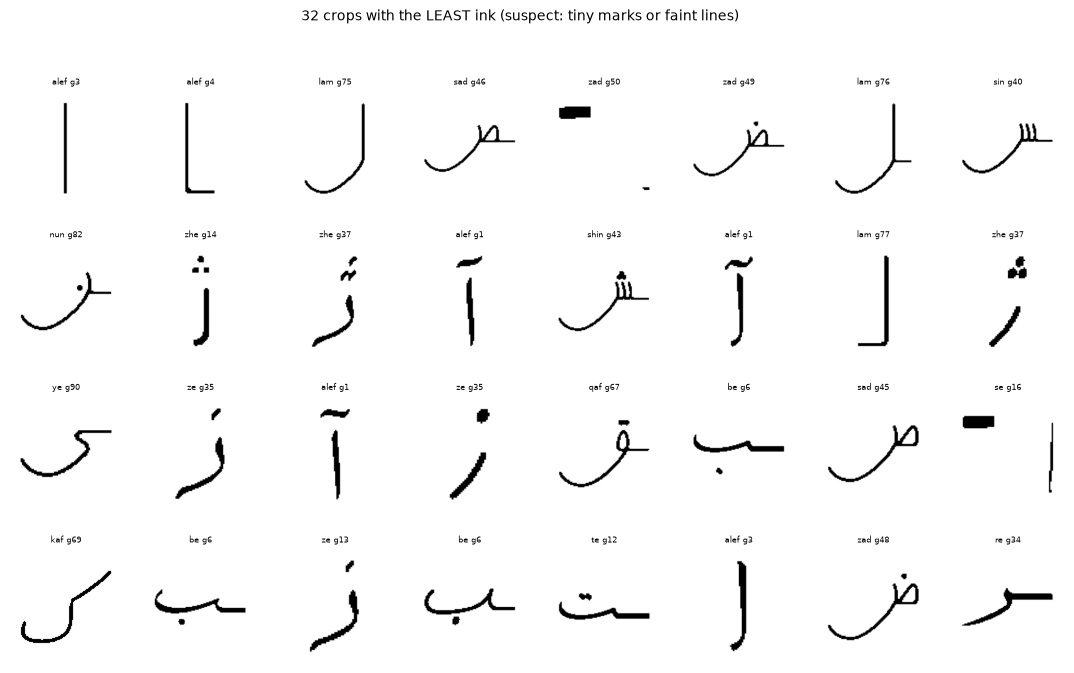
#> input picture reports/inputs_least_ink.png, 1074 x 673 px
$ python -i preprocess.py   (imports and definitions only)
#> lines starting #> are read from the running program, lines starting #| are printed output that depends on the picture; after the words box and inside, x2 and y2 are one past the last pixel; in counts of white or black regions, pixels touching at a corner belong together
"""Image validation, character detection/cropping, resize and normalisation.

- Crop uses the union bounding box of ALL ink components above a tiny area, so dots
  (nuqta) and detached strokes stay inside the crop.
- Square padding keeps aspect ratio (no stretching).
- Polarity is auto-detected. Output crop is DARK ink on WHITE, out_size x out_size.
"""
from pathlib import Path
import cv2
import numpy as np
from PIL import Image

ALLOWED_EXT = {".png", ".jpg", ".jpeg", ".bmp"}
MIN_SIDE, MAX_SIDE = 16, 8000
IMAGENET_MEAN = np.array([0.485, 0.456, 0.406], dtype=np.float32)
IMAGENET_STD = np.array([0.229, 0.224, 0.225], dtype=np.float32)


class InvalidImageError(ValueError):
    pass


def load_image(path_or_array):
    """Return a grayscale uint8 array. Validates format and size."""
#> called with path_or_array = '../reports/inputs_least_ink.png'
    if isinstance(path_or_array, (str, Path)):
        p = Path(path_or_array)
        if p.suffix.lower() not in ALLOWED_EXT:
            raise InvalidImageError(f"Unsupported format '{p.suffix}'. Use PNG, JPG, JPEG or BMP.")
        if not p.exists():
            raise InvalidImageError(f"File not found: {p}")
        try:
            with Image.open(p) as im:
#> im is the input picture: PIL image 1074x673 RGBA; mean R, G, B, A 248.7, 248.7, 248.7, 255
                im = im.convert("RGBA")
                bg = Image.new("RGBA", im.size, (255, 255, 255, 255))
#> bg: PIL image 1074x673 RGBA; every value is 255
                arr = np.array(Image.alpha_composite(bg, im).convert("L"))  # transparent -> white
        except Exception as e:
            raise InvalidImageError(f"Cannot read image: {e}")
    else:
        arr = np.asarray(path_or_array)
        if arr.ndim == 3:
            arr = cv2.cvtColor(arr[..., :3], cv2.COLOR_RGB2GRAY)
        arr = arr.astype(np.uint8)
    h, w = arr.shape[:2]
#> h = 673; w = 1074
    if min(h, w) < MIN_SIDE or max(h, w) > MAX_SIDE:
        raise InvalidImageError(f"Image size {w}x{h} outside [{MIN_SIDE}, {MAX_SIDE}] px.")
    return arr


def binarize(gray):
    """Otsu threshold -> ink mask (255 = ink). Polarity auto-detected from border pixels."""
    blur = cv2.GaussianBlur(gray, (3, 3), 0)
    _, mask = cv2.threshold(blur, 0, 255, cv2.THRESH_BINARY_INV + cv2.THRESH_OTSU)
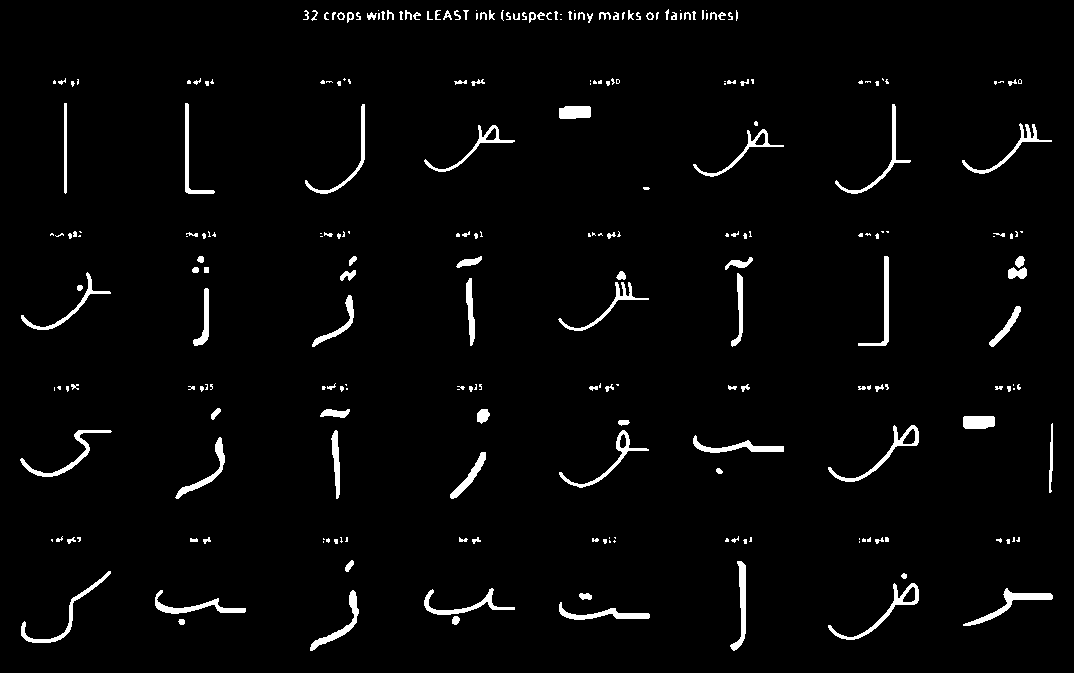
#> mask: shape (673, 1074); 2.8% white; 258 white regions (129 under 20 px), largest, box (x1, y1, x2, y2) and area: (963, 588, 1053, 626) 635, (828, 583, 919, 640) 618, (828, 425, 919, 482) 607
    border = np.concatenate([mask[0], mask[-1], mask[:, 0], mask[:, -1]])
#> border = 3494 values from 0 to 0
    if border.mean() > 127:  # border is "ink" -> background was dark, flip
        mask = 255 - mask
    return mask


def find_character_bbox(mask, min_area_frac=1e-4):
    """Union bbox of all ink components (keeps dots/strokes). (x0,y0,x1,y1) or None."""
#> called with min_area_frac = 0.0001
    n, _, stats, _ = cv2.connectedComponentsWithStats(mask, connectivity=8)
#> n = 259; stats = 259 rows, first 6: [0, 0, 1074, 673, 702231], [665, 9, 4, 11, 25], [303, 10, 6, 10, 27], [311, 10, 7, 11, 30], [378, 10, 1, 1, 1], [381, 11, 4, 9, 22]
    min_area = max(4, int(min_area_frac * mask.size))
#> min_area = 72
    boxes = [(s[0], s[1], s[0] + s[2], s[1] + s[3]) for s in stats[1:] if s[4] >= min_area]
#> boxes = 40 items, first 6: (64, 103, 67, 194), (185, 103, 215, 194), (305, 104, 365, 194), (835, 104, 911, 194), (559, 106, 591, 119), (962, 123, 1052, 174)
    if not boxes:
        return None
    b = np.array(boxes)
#> b = 40 rows, first 6: [64, 103, 67, 194], [185, 103, 215, 194], [305, 104, 365, 194], [835, 104, 911, 194], [559, 106, 591, 119], [962, 123, 1052, 174]
    return int(b[:, 0].min()), int(b[:, 1].min()), int(b[:, 2].max()), int(b[:, 3].max())


def preprocess(path_or_array, out_size=224, margin_frac=0.12, min_ink_frac=0.002):
    """Full pipeline -> dict(original, mask, crop, bbox, warnings). Raises InvalidImageError."""
    gray = load_image(path_or_array)
    mask = binarize(gray)
    if (mask > 0).mean() < min_ink_frac:
        raise InvalidImageError("Image appears blank (no character found).")
    bbox = find_character_bbox(mask)
#> bbox = (20, 103, 1053, 651)
    if bbox is None:
        raise InvalidImageError("No character found in image.")
    x0, y0, x1, y1 = bbox
#> x0 = 20; y0 = 103; x1 = 1053; y1 = 651
    warnings = []
    if (mask > 0).mean() > 0.6:
        warnings.append("Very high ink coverage; image may be noisy.")
    if x0 <= 1 or y0 <= 1 or x1 >= mask.shape[1] - 1 or y1 >= mask.shape[0] - 1:
        warnings.append("Character touches image border; strokes may be clipped.")
    glyph = mask[y0:y1, x0:x1]
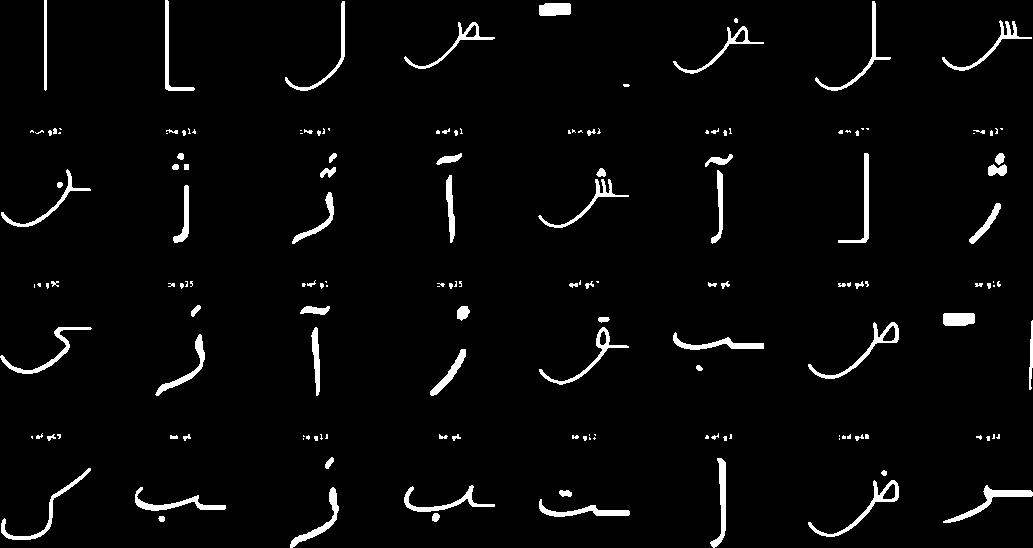
#> glyph: shape (548, 1033); 3.3% white; 163 white regions (83 under 20 px), largest, box (x1, y1, x2, y2) and area: (943, 485, 1033, 523) 635, (808, 480, 899, 537) 618, (808, 322, 899, 379) 607
    h, w = glyph.shape
#> h = 548; w = 1033
    side = int(round(max(h, w) * (1 + 2 * margin_frac)))
#> side = 1281
    canvas = np.zeros((side, side), np.uint8)
    oy, ox = (side - h) // 2, (side - w) // 2
#> oy = 366; ox = 124
    canvas[oy:oy + h, ox:ox + w] = glyph
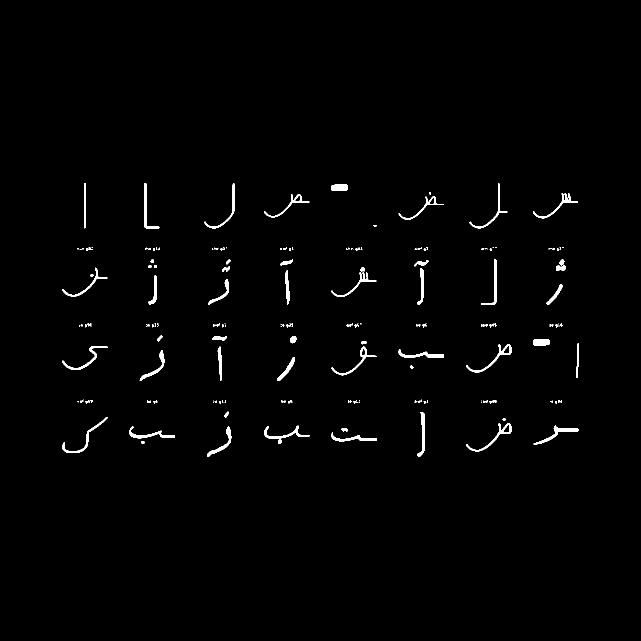
#> canvas: shape (1281, 1281) (shown at 1/2 size); 1.1% white; 163 white regions (83 under 20 px), largest, box (x1, y1, x2, y2) and area: (1067, 851, 1157, 889) 635, (932, 846, 1023, 903) 618, (932, 688, 1023, 745) 607
    resized = cv2.resize(canvas, (out_size, out_size), interpolation=cv2.INTER_AREA)
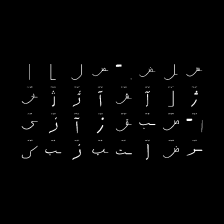
#> resized: shape (224, 224); min 0, max 255, mean 2.9
    return dict(original=gray, mask=mask, crop=255 - resized, bbox=bbox, warnings=warnings)


def to_model_tensor_array(crop):
    """uint8 HxW -> float32 3xHxW normalised with ImageNet stats (for MobileNetV3)."""
    rgb = np.stack([crop] * 3, axis=-1).astype(np.float32) / 255.0
    return ((rgb - IMAGENET_MEAN) / IMAGENET_STD).transpose(2, 0, 1)


def show_original_and_crop(result, title=None):
    import matplotlib.pyplot as plt
    fig, ax = plt.subplots(1, 2, figsize=(6, 3))
    ax[0].imshow(result["original"], cmap="gray"); ax[0].set_title("Original"); ax[0].axis("off")
    ax[1].imshow(result["crop"], cmap="gray"); ax[1].set_title("Processed crop"); ax[1].axis("off")
    if title:
        fig.suptitle(title)
    plt.show()

>>> result = preprocess('../reports/inputs_least_ink.png')
#> result = 5 items

$ run again, on reports/inputs_most_ink.png
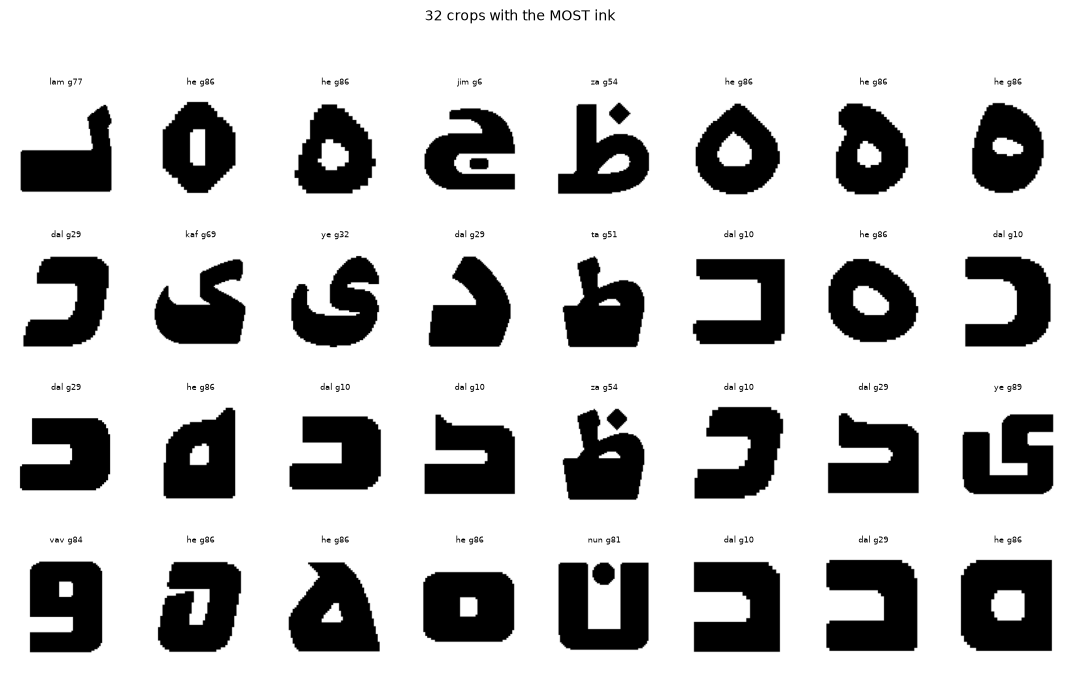
#> input picture reports/inputs_most_ink.png, 1074 x 673 px
#> in load_image, im is the input picture: PIL image 1074x673 RGBA; mean R, G, B, A 196.2, 196.2, 196.2, 255
#> bg: PIL image 1074x673 RGBA; every value is 255
#> in binarize, `_, mask = cv2.threshold(blur, 0, 255, cv2.THRESH_BINARY_INV + cv2.THRE..`:
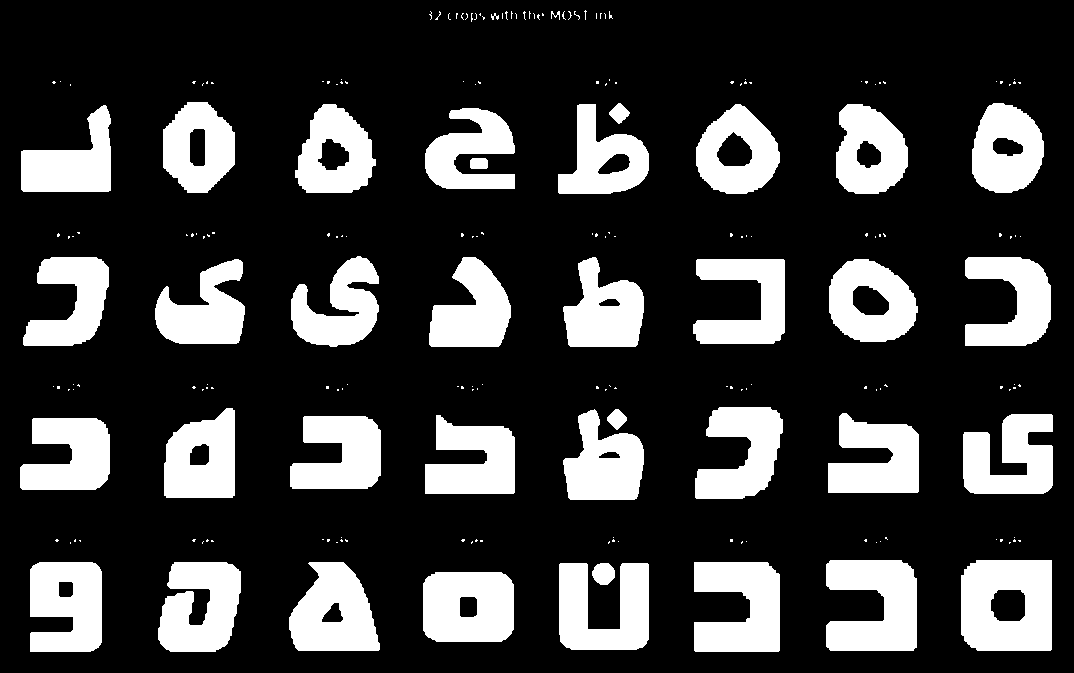
#> mask: shape (673, 1074); 22.9% white; 210 white regions (172 under 20 px), largest, box (x1, y1, x2, y2) and area: (961, 560, 1052, 651) 7114, (826, 560, 917, 651) 6350, (694, 562, 780, 652) 6028
#> border = 3494 values from 0 to 0
#> n = 211; stats = 211 rows, first 6: [0, 0, 1074, 673, 557568], [429, 11, 3, 9, 11], [435, 11, 6, 9, 14], [505, 11, 3, 9, 12], [511, 11, 2, 8, 9], [523, 11, 3, 9, 12]
#> boxes = 36 items, first 6: (163, 102, 235, 193), (609, 103, 630, 124), (972, 103, 1044, 193), (21, 105, 111, 192), (295, 104, 376, 193), (558, 104, 649, 194)
#> b = 36 rows, first 6: [163, 102, 235, 193], [609, 103, 630, 124], [972, 103, 1044, 193], [21, 105, 111, 192], [295, 104, 376, 193], [558, 104, 649, 194]
#> bbox = (20, 102, 1053, 652)
#> x0 = 20; y0 = 102; x1 = 1053; y1 = 652
#> glyph: shape (550, 1033); 29% white; 145 white regions (109 under 20 px), largest, box (x1, y1, x2, y2) and area: (941, 458, 1032, 549) 7114, (806, 458, 897, 549) 6350, (674, 460, 760, 550) 6028
#> canvas: shape (1281, 1281); 10% white; 145 white regions (109 under 20 px), largest, box (x1, y1, x2, y2) and area: (1065, 823, 1156, 914) 7114, (930, 823, 1021, 914) 6350, (798, 825, 884, 915) 6028
#> in preprocess, `resized = cv2.resize(canvas, (out_size, out_size), interpolation=cv2.I..`:
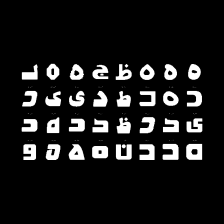
#> resized: shape (224, 224); min 0, max 255, mean 25.6
#> result = 5 items

$ run again, on reports/inputs_random.png
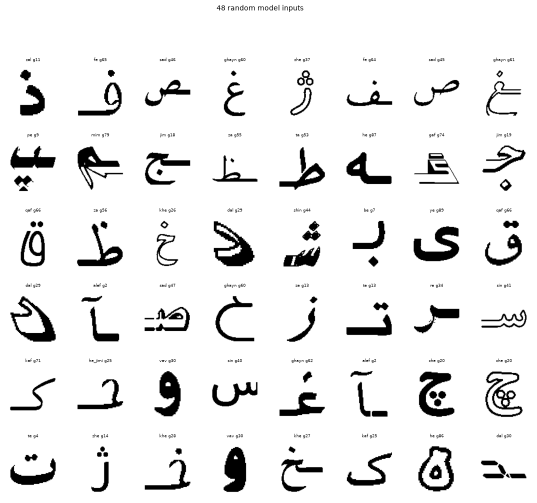
#> input picture reports/inputs_random.png, 1074 x 1005 px (shown at 1/2 size)
#> in load_image, im is the input picture: PIL image 1074x1005 RGBA; mean R, G, B, A 234.6, 234.6, 234.6, 255
#> bg: PIL image 1074x1005 RGBA; every value is 255
#> in binarize, `_, mask = cv2.threshold(blur, 0, 255, cv2.THRESH_BINARY_INV + cv2.THRE..`:
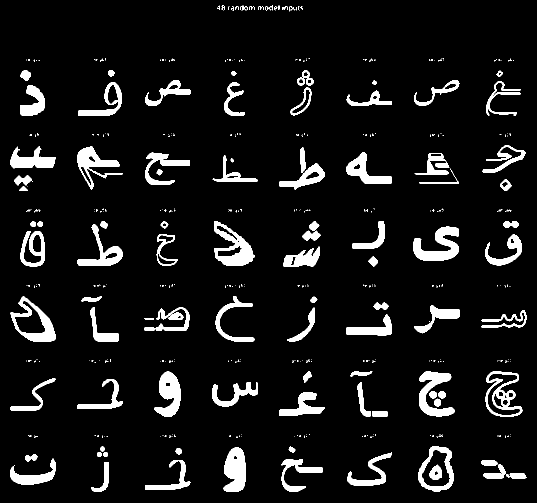
#> mask: shape (1005, 1074) (shown at 1/2 size); 8.1% white; 434 white regions (329 under 20 px), largest, box (x1, y1, x2, y2) and area: (428, 443, 509, 532) 3253, (827, 453, 918, 522) 3204, (447, 894, 492, 984) 3049
#> border = 4158 values from 0 to 0
#> n = 435; stats = 435 rows, first 6: [0, 0, 1074, 1005, 992144], [434, 11, 6, 9, 27], [443, 11, 7, 9, 31], [480, 11, 7, 10, 34], [539, 11, 7, 10, 34], [557, 11, 2, 9, 17]
#> boxes = 79 items, first 6: (40, 140, 62, 161), (216, 140, 230, 154), (594, 141, 627, 171), (290, 160, 381, 212), (828, 160, 919, 212), (972, 162, 1042, 231)
#> b = 79 rows, first 6: [40, 140, 62, 161], [216, 140, 230, 154], [594, 141, 627, 171], [290, 160, 381, 212], [828, 160, 919, 212], [972, 162, 1042, 231]
#> bbox = (20, 140, 1053, 984)
#> x0 = 20; y0 = 140; x1 = 1053; y1 = 984
#> glyph: shape (844, 1033); 9.9% white; 354 white regions (262 under 20 px), largest, box (x1, y1, x2, y2) and area: (408, 303, 489, 392) 3253, (807, 313, 898, 382) 3204, (427, 754, 472, 844) 3049
#> canvas: shape (1281, 1281); 5.3% white; 354 white regions (262 under 20 px), largest, box (x1, y1, x2, y2) and area: (532, 521, 613, 610) 3253, (931, 531, 1022, 600) 3204, (551, 972, 596, 1062) 3049
#> in preprocess, `resized = cv2.resize(canvas, (out_size, out_size), interpolation=cv2.I..`:
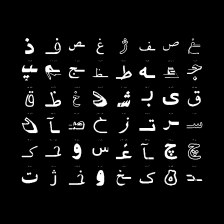
#> resized: shape (224, 224); min 0, max 255, mean 13.4
#> result = 5 items

$ run again, on reports/review_border.png
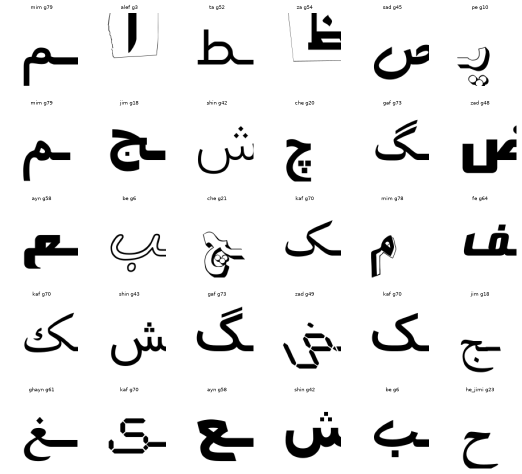
#> input picture reports/review_border.png, 1043 x 947 px (shown at 1/2 size)
#> in load_image, im is the input picture: PIL image 1043x947 RGBA; mean R, G, B, A 236, 236, 236, 255
#> bg: PIL image 1043x947 RGBA; every value is 255
#> in binarize, `_, mask = cv2.threshold(blur, 0, 255, cv2.THRESH_BINARY_INV + cv2.THRE..`:
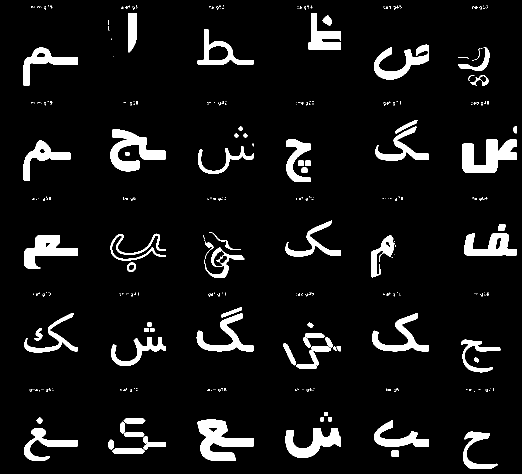
#> mask: shape (947, 1043) (shown at 1/2 size); 7.4% white; 330 white regions (257 under 20 px), largest, box (x1, y1, x2, y2) and area: (395, 839, 507, 922) 4690, (925, 279, 1033, 346) 4292, (220, 258, 331, 343) 4020
#> border = 3980 values from 0 to 0
#> n = 331; stats = 331 rows, first 6: [0, 0, 1043, 947, 914848], [96, 11, 2, 2, 3], [100, 11, 5, 6, 11], [257, 11, 2, 4, 6], [272, 11, 3, 6, 7], [439, 11, 2, 3, 6]
#> boxes = 53 items, first 6: (256, 26, 273, 105), (616, 26, 682, 99), (645, 30, 664, 52), (395, 59, 507, 129), (748, 89, 858, 159), (47, 95, 156, 172)
#> b = 53 rows, first 6: [256, 26, 273, 105], [616, 26, 682, 99], [645, 30, 664, 52], [395, 59, 507, 129], [748, 89, 858, 159], [47, 95, 156, 172]
#> bbox = (46, 26, 1033, 937)
#> x0 = 46; y0 = 26; x1 = 1033; y1 = 937
#> glyph: shape (911, 987); 8.1% white; 284 white regions (212 under 20 px), largest, box (x1, y1, x2, y2) and area: (349, 813, 461, 896) 4690, (879, 253, 987, 320) 4292, (174, 232, 285, 317) 4020
#> canvas: shape (1224, 1224); 4.8% white; 284 white regions (212 under 20 px), largest, box (x1, y1, x2, y2) and area: (467, 969, 579, 1052) 4690, (997, 409, 1105, 476) 4292, (292, 388, 403, 473) 4020
#> in preprocess, `resized = cv2.resize(canvas, (out_size, out_size), interpolation=cv2.I..`:
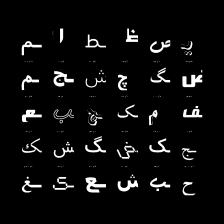
#> resized: shape (224, 224); min 0, max 255, mean 12.4
#> result = 5 items
